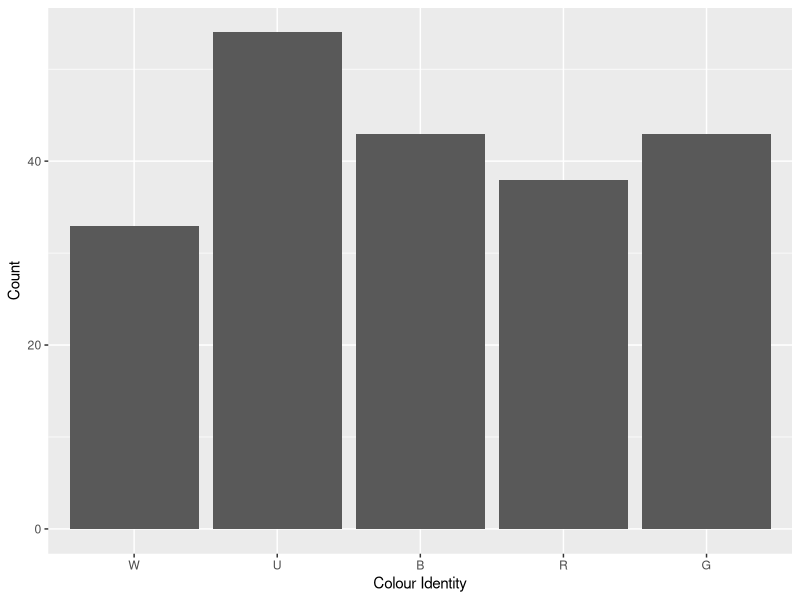
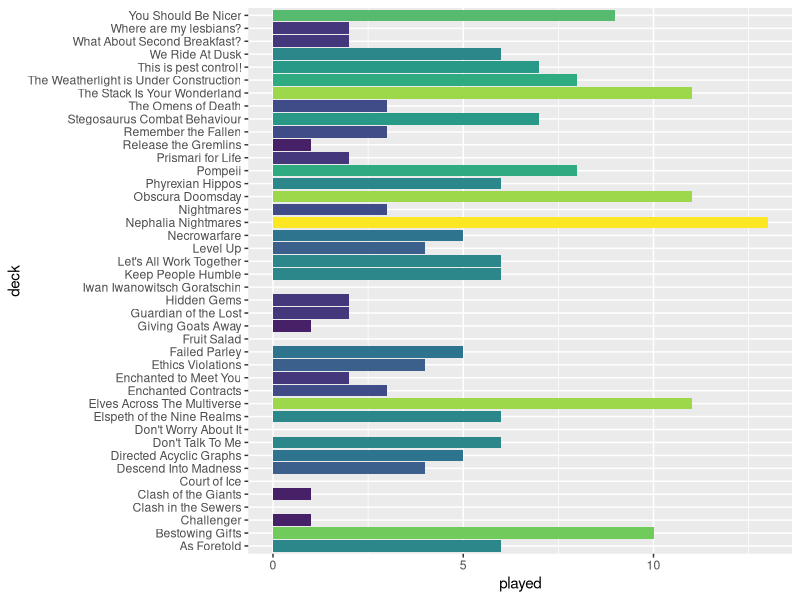
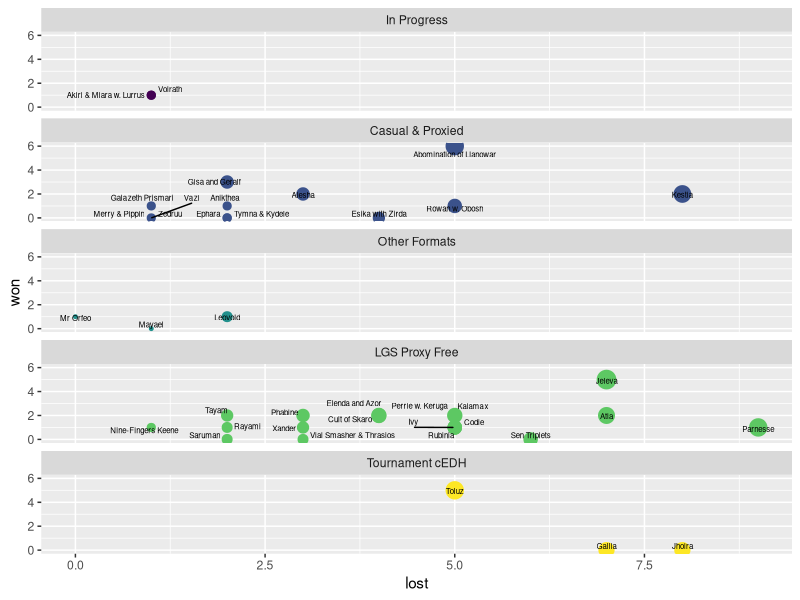
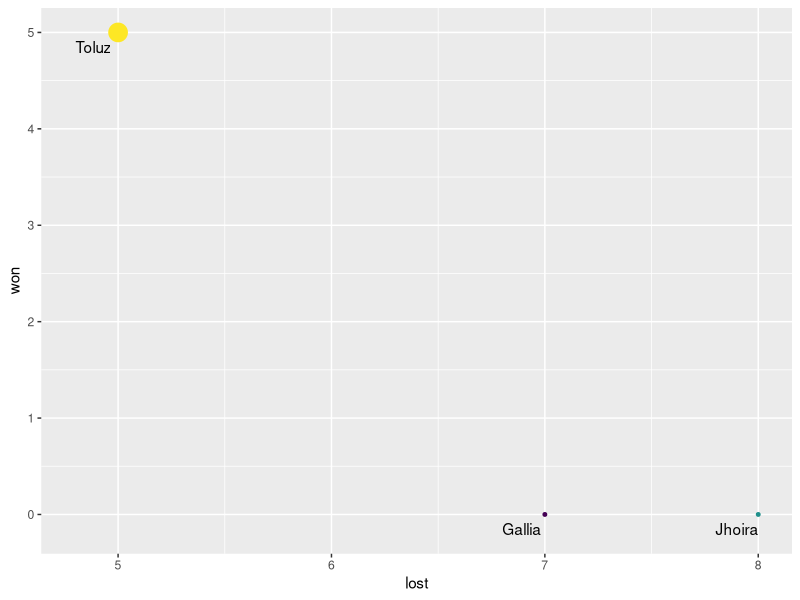
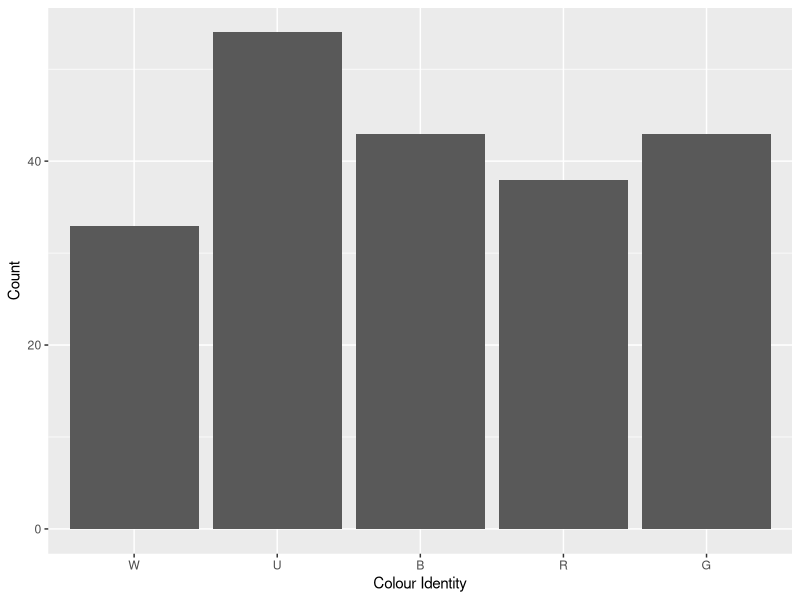
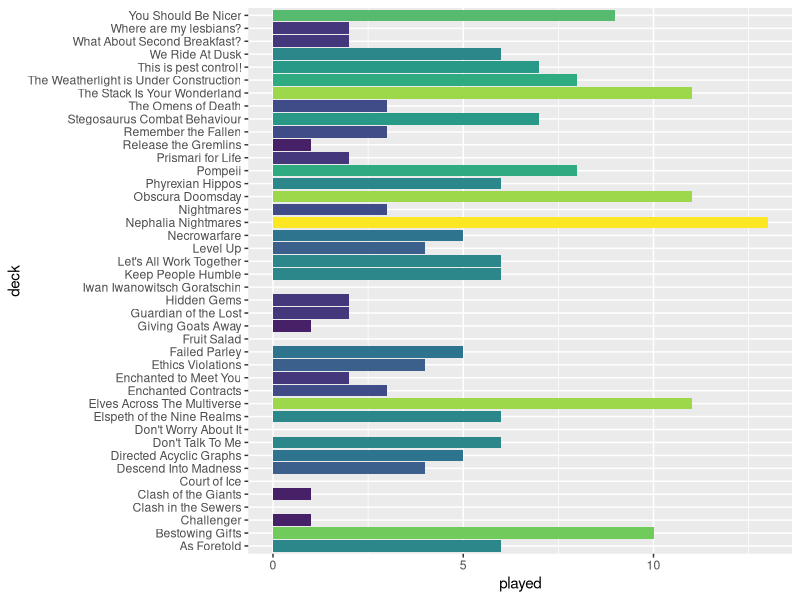
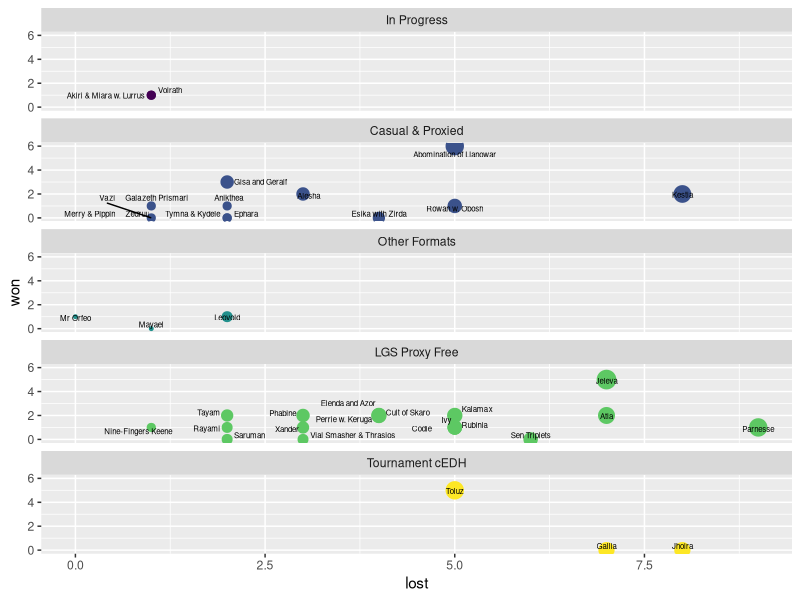
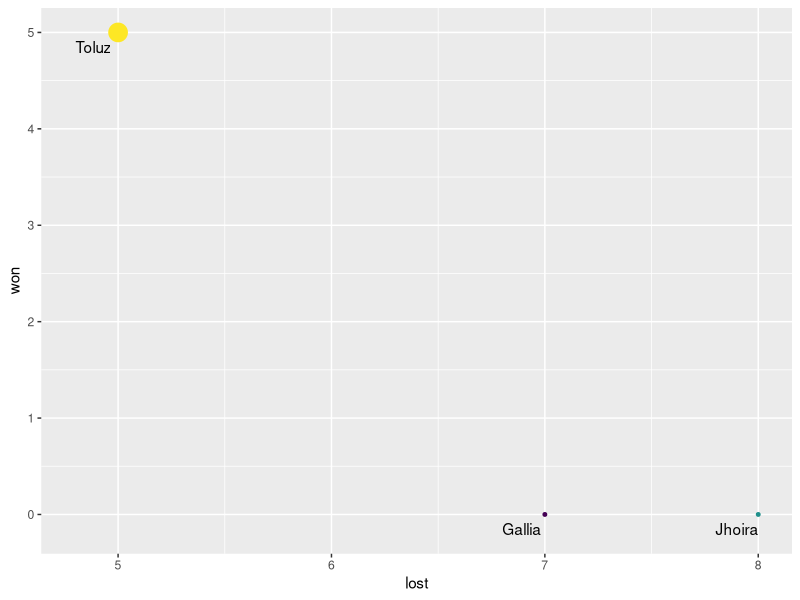

The R source for these figures, in order:
library(forcats)
library(tidyverse)
library(viridis)
library(ggrepel)

# If you don't wan to edit your decks from within R, you can import any table with the same column names. 
decks<-data.frame(structure(list(deck=character(),commander=character(),power=factor(),played=numeric(),won=numeric(),draw=numeric(),lost=numeric(),priority=factor(),W=logical(),U=logical(),B=logical(),R=logical(),G=logical(),artist=character(),plane=character())))
decks<-decks%>%#priority 5: Tournament cEDH
  add_row(deck="Obscura Doomsday",commander="Toluz",power="9",played=11,won=5,draw=1,lost=5,priority="5",W=T,U=T,B=T,R=F,G=F,artist="Donato Giancola",plane='New Capenna')%>%
  add_row(deck="Pompeii",commander="Gallia",power="3",played=8,won=0,draw=1,lost=7,priority="5",W=F,U=F,B=F,R=T,G=T,artist="Johannes Voss",plane='Theros')%>% 
  add_row(deck="The Weatherlight is Under Construction",commander="Jhoira",power="7",played=8,won=0,draw=0,lost=8,priority="5",W=F,U=T,B=F,R=T,G=F,artist="Lisa Heidhoff",plane='Dominaria')%>%# priority 4: LGS proxy free
  add_row(deck="As Foretold",commander="Codie",power="5",played=6,won=1,draw=0,lost=5,priority="4",W=T,U=T,B=T,R=T,G=T,artist="Daniel Ljunggren",plane='Arcavios')%>%
  add_row(deck="Bestowing Gifts",commander="Kestia",power="5",played=10,won=2,draw=0,lost=8,priority="2",W=F,U=T,B=F,R=F,G=T,artist="Zezhou Chen",plane='Theros')%>%

  add_row(deck="Descend Into Madness",commander="Xander",power="5",played=4,won=1,draw=0,lost=3,priority="4",W=F,U=T,B=T,R=T,G=F,artist="Tran Nguyen",plane='New Capenna') %>%
  add_row(deck="Elspeth of the Nine Realms",commander="Rubinia",power="5",played=6,won=1,draw=0,lost=5,priority="4",W=T,U=T,B=F,R=F,G=T,artist="Cynthia Sheppard",plane='Unkown')%>%
  add_row(deck="Ethics Violations",commander="Tayam",power="6",played=4,won=2,draw=0,lost=2,priority="4",W=T,U=F,B=T,R=F,G=T,artist="Sam Burley",plane='Ikoria')%>%
  add_row(deck="Failed Parley",commander="Phabine",power="5",played=5,won=2,draw=0,lost=3,priority="4",W=F,U=T,B=T,R=F,G=T,artist="Ryan Pancoast",plane='New Capenna')%>%
  add_row(deck="Hidden Gems",commander="Tymna & Kydele",power="5",played=2,won=0,draw=0,lost=2,priority="2",W=T,U=T,B=T,R=F,G=T,artist="Winona Nelson,Bastien L. Deharme",plane='Theros,Theros')%>%
  add_row(deck="Keep People Humble",commander="Ivy",power="7",played=6,won=1,draw=0,lost=5,priority="4",W=F,U=T,B=F,R=F,G=T,artist="Evyn Fong",plane='Dominaria') %>% 
  add_row(deck="Let's All Work Together",commander="Sen Triplets",power="6",played=6,won=0,draw=0,lost=6,priority="4",W=T,U=T,B=T,R=F,G=F,artist="Greg Staples",plane='Alara,Alara,Alara')%>%
  add_row(deck="Nephalia Nightmares",commander="Jeleva",power="6",played=13,won=5,draw=1,lost=7,priority="4",W=F,U=T,B=T,R=T,G=F,artist="Cynthia Sheppard",plane='Innistrad')%>% 
  add_row(deck="Nightmares",commander="Vial Smasher & Thrasios",power="5",played=3,won=0,draw=0,lost=3,priority="4",W=F,U=T,B=T,R=T,G=T,artist="Deruchenko Alexander,Josu Hernaiz",plane='Tarkir,Theros')%>%
  add_row(deck="Phyrexian Hippos",commander="Perrie w. Keruga",power="6",played=6,won=2,draw=0,lost=4,priority="4",W=T,U=T,B=F,R=F,G=T,artist="Joshua Raphael,Dan Scott",plane='New Capenna,Ikoria') %>%
  add_row(deck="Remember the Fallen",commander="Rayami",power="6",played=3,won=1,draw=0,lost=2,priority="4",W=F,U=T,B=T,R=F,G=T,artist="Kieran Yanner",plane='Zendikar') %>%
  add_row(deck="Stegosaurus Combat Behaviour",commander="Kalamax",power="2",played=7,won=2,draw=0,lost=5,priority="4",W=F,U=T,B=F,R=T,G=T,artist="Nicholas Gregory",plane='Ikoria') %>%
  add_row(deck="The Omens of Death",commander="Saruman",power="6",played=3,won=0,draw=1,lost=2,priority="4",W=F,U=T,B=T,R=T,G=F,artist="Leonardo Borazio",plane='Middle Earth')%>%
  add_row(deck="The Stack Is Your Wonderland",commander="Parnesse",power="6",played=11,won=1,draw=1,lost=9,priority="4",W=F,U=T,B=T,R=T,G=F,artist="Svetlin Velinov",plane='New Capenna')%>%
  add_row(deck="We Ride At Dusk",commander="Elenda and Azor",power="6",played=6,won=2,draw=0,lost=4,priority="4",W=T,U=T,B=T,R=F,G=F,artist="Randy Vargas,Randy Vargas",plane='Ixalan,Ixalan')%>%
  add_row(deck="What About Second Breakfast?",commander="Merry & Pippin",power="5",played=2,won=0,draw=1,lost=1,priority="2",W=T,U=F,B=T,R=F,G=T,artist="Viko Menezes,Viko Menezes",plane='Middle Earth')%>%
  add_row(deck="Where are my lesbians?",commander="Nine-Fingers Keene",power="5",played=2,won=1,draw=0,lost=1,priority="4",W=F,U=T,B=T,R=F,G=T,artist="Nils Hamm",plane='Forgotten Realms')%>%
  add_row(deck="You Should Be Nicer",commander="Atla",power="6",played=9,won=2,draw=0,lost=7,priority="4",W=T,U=F,B=F,R=T,G=T,artist="Ekaterina Burmak",plane='Ixalan')%>% 
  # priority 3: Other formats
  add_row(deck="Challenger",commander="Mr Orfeo",power="4",played=1,won=1,draw=0,lost=0,priority="3",W=F,U=F,B=T,R=T,G=T,artist="Daarken",plane='New Capenna')%>%
  add_row(deck="Clash in the Sewers",commander="Satoru",power="5",played=0,won=0,draw=0,lost=0,priority="3",W=F,U=T,B=T,R=F,G=F,artist="Yoji Shinkawa",plane='Kamigawa')%>% 
  add_row(deck="Clash of the Giants",commander="Mayael",power="5",played=1,won=0,draw=0,lost=1,priority="3",W=T,U=F,B=F,R=T,G=T,artist="Jason Chan",plane='Alara')%>% 
  add_row(deck="Don't Worry About It",commander="Lukka",power="5",played=0,won=0,draw=0,lost=0,priority="3",W=F,U=F,B=F,R=T,G=T,artist="Chase Stone",plane='Ikoria') %>%
  add_row(deck="Enchanted Contracts",commander="Leovold",power="5",played=3,won=1,draw=0,lost=2,priority="3",W=F,U=T,B=T,R=F,G=T,artist="Magali Villeneuve",plane='Fiora') %>%
  # priority 2: Casual and Proxied 
  add_row(deck="Court of Ice",commander="Ertai",power="5",played=0,won=0,draw=0,lost=0,priority="2",W=T,U=T,B=T,R=F,G=F,artist="Sidharth Chaturvedi",plane='Dominaria')%>% 
  add_row(deck="Directed Acyclic Graphs",commander="Alesha",power="5",played=5,won=2,draw=0,lost=3,priority="2",W=T,U=F,B=T,R=T,G=F,artist="Winona Nelson",plane='Tarkir')%>%  
  add_row(deck="Don't Talk To Me",commander="Rowan w. Obosh",power="5",played=6,won=1,draw=0,lost=5,priority="2",W=F,U=F,B=T,R=T,G=F,artist="Abigail Larson,Denis Medri",plane='Eldraine,Ikoria')%>% 
  add_row(deck="Enchanted to Meet You",commander="Anikthea",power="7",played=2,won=1,draw=0,lost=2,priority="2",W=F,U=F,B=T,R=T,G=F,artist="Magali Villeneuve",plane='Theros')%>% 
  add_row(deck="Elves Across The Multiverse",commander="Abomination of Llanowar",power="7",played=11,won=6,draw=0,lost=5,priority="2",W=F,U=F,B=T,R=F,G=T,artist="Vincent Proce",plane='Dominaria',)%>%  
  add_row(deck="Fruit Salad",commander="Tazri",power="5",played=0,won=0,draw=0,lost=0,priority="2",W=T,U=T,B=F,R=T,G=F,artist="Chris Rahn",plane='Zendikar')%>% 
  add_row(deck="Giving Goats Away",commander="Zedruu",power="5",played=1,won=0,draw=0,lost=1,priority="2",W=T,U=T,B=F,R=T,G=F,artist="Mark Zug",plane='Ikoria')%>%
  add_row(deck="Guardian of the Lost",commander="Ephara",power="5",played=2,won=0,draw=0,lost=2,priority="2",W=T,U=T,B=F,R=F,G=F,artist="Jason A. Engle",plane='Theros')%>%
  add_row(deck="Iwan Iwanowitsch Goratschin",commander="Ruric Thar",power="5",played=0,won=0,draw=0,lost=0,priority="2",W=F,U=F,B=F,R=T,G=T,artist="Alice de Sampaio Kalkuhl (alter)",plane='Ravnica')%>%
  add_row(deck="Level Up",commander="Esika with Zirda",power="5",played=4,won=0,draw=0,lost=4,priority="2",W=T,U=T,B=T,R=T,G=T,artist="Nana Qi,GodMachine",plane='Kaldheim')%>%
  add_row(deck="Necrowarfare",commander="Gisa and Geralf",power="5",played=5,won=3,draw=0,lost=2,priority="2",W=F,U=T,B=T,R=F,G=F,artist="Aaron J. Riley",plane='Innistrad,Innistrad')%>%
  add_row(deck="Prismari for Life",commander="Galazeth Prismari",power="5",played=2,won=1,draw=0,lost=1,priority="2",W=F,U=T,B=F,R=T,G=F,artist="Iain McCaig",plane='Arcavios')%>%
  add_row(deck="Release the Gremlins",commander="Vazi",power="5",played=1,won=0,draw=0,lost=1,priority="2",W=F,U=T,B=F,R=T,G=T,artist="José Parodi",plane='New Capenna') %>%
 #priority 1: unsleeved and unfinished
  add_row(deck="A dangerous girl",commander="Lara Croft",power="5",played=0,won=0,draw=0,lost=0,priority="1",W=F,U=T,B=F,R=T,G=T,artist="Lie Setiawan",plane='Earth')%>% 
  add_row(deck="A glimpse of time",commander="River Song",power="5",played=0,won=0,draw=0,lost=0,priority="1",W=F,U=T,B=F,R=T,G=F,artist="Aurore Folny",plane='Tardis')%>% 
  add_row(deck="A Shrine to Gallifrey",commander="The Fourteenth Doctor & Peri Brown",power="5",played=0,won=0,draw=0,lost=0,priority="1",W=T,U=T,B=F,R=T,G=T,artist="Justyna Dura,Wangjie Li",plane='Tardis,Tardis')%>%   
  add_row(deck="Angel of Mercy",commander="Firja",power="5",played=0,won=0,draw=0,lost=0,priority="1",W=T,U=F,B=T,R=F,G=F,artist="GodMachine",plane='Kaldheim')%>%
  add_row(deck="Artificer's Guild",commander="The Shattergang Brothers",power="5",played=0,won=0,draw=0,lost=0,priority="1",W=F,U=F,B=T,R=T,G=T,artist="Kev Walker",plane='Ravnica,Ravnica,Ravnica')%>%  
  add_row(deck="Be Gay, Do Crimes",commander="Kynaios and Tiro",power="5",played=0,won=0,draw=0,lost=0,priority="1",W=T,U=T,B=F,R=T,G=T,artist="Willian Murai,Willian Murai",plane='Theros, Theros')%>%    
  add_row(deck="Beast Mode",commander="Yenna",power="5",played=0,won=0,draw=0,lost=0,priority="1",W=T,U=T,B=F,R=T,G=T,artist="Justyna Dura",plane="Eldraine")%>%    
  add_row(deck="Big Bad Drone",commander="Henzie",power="5",played=0,won=0,draw=0,lost=0,priority="1",W=F,U=F,B=T,R=T,G=T,artist="Johannes Voss",plane='New Capenna')%>%  
  add_row(deck="By the Grace of Will",commander="Will",power="5",played=0,won=0,draw=0,lost=0,priority="1",W=T,U=T,B=F,R=F,G=F,artist="Matteo Marjoram",plane='Eldraine')%>%  
  add_row(deck="Clueing for Looks",commander="Romana II & The Sixth Doctor",power="5",played=0,won=0,draw=0,lost=0,priority="1",W=T,U=T,B=F,R=F,G=T,artist="Tyukina Tatiana,Mike Uziel",plane='Tardis,Tardis')%>% 
  add_row(deck="Commited & Acquitted",commander="Eruth",power="5",played=0,won=0,draw=0,lost=0,priority="1",W=F,U=T,B=T,R=F,G=F,artist="Paul Jackson",plane='Innistrad')%>% 
  add_row(deck="Collector's Edition",commander="Pharika with Umori",power="5",played=0,won=0,draw=0,lost=0,priority="1",W=F,U=T,B=F,R=F,G=T,artist="Jason A. Engle,Daniel Warren Johnson",plane='Theros,Ikoria')%>% 
  add_row(deck="Consult the Oracle",commander="Volrath",power="6",played=2,won=1,draw=0,lost=1,priority="1",W=F,U=T,B=T,R=F,G=T,artist="",plane='Dominaria')%>% 
  add_row(deck="Defending Fblthp",commander="Fblthp",power="4",played=0,won=0,draw=0,lost=0,priority="1",W=F,U=T,B=F,R=F,G=F,artist="Marija Tiurina",plane='Ravnica')%>%
  add_row(deck="Elves With Stones",commander="Akiri & Miara w. Lurrus",power="6",played=2,won=1,draw=0,lost=1,priority="1",W=T,U=F,B=T,R=T,G=F,artist="David Gaillet,Johannes Voss,Steve Ellis",plane='Zendikar,Lorwyn,Ikoria')%>% 
  add_row(deck="Excavations",commander="Quintorius",power="F",played=0,won=0,draw=0,lost=0,priority="1",W=T,U=F,B=F,R=T,G=F,artist="Bryan Sola",plane='Strixhaven')%>% 
  add_row(deck="Fangorn Composting",commander="Old Man Willow",power="5",played=0,won=0,draw=0,lost=1,priority="1",W=F,U=F,B=T,R=F,G=T,artist="Miklós Ligeti",plane='Middle Earth')%>%
  add_row(deck="Fantastic!",commander="Ninth Doctor & Clara Oswald",power="5",played=0,won=0,draw=0,lost=1,priority="1",W=F,U=T,B=F,R=F,G=T,artist="Colin Boyer,Marta Nael",plane='Tardis,Tardis')%>%
  add_row(deck="Feeling Blue",commander="Owen Grady & Blue",power="5",played=0,won=0,draw=0,lost=1,priority="1",W=F,U=T,B=F,R=F,G=T,artist="Maaz Ali Khan,Jaroslav Kosmina",plane='Jurassic Park')%>%
  add_row(deck="Gender is a Construct",commander="Alharu & Silas",power="5",played=0,won=0,draw=0,lost=0,priority="1",W=T,U=T,B=T,R=F,G=F,artist="Chris Rallis,Joseph Meehan",plane='unkown,Alara')%>%
  add_row(deck="Gorm just wants hugs",commander="Gorm & Virtus",power="5",played=0,won=0,draw=0,lost=0,priority="1",W=F,U=T,B=F,R=F,G=T,artist="Johann Bodin,Johann Bodin",plane='Kylem,Kylem')%>%
  add_row(deck="Hidden Beasts",commander="Henry Wu",power="5",played=0,won=0,draw=0,lost=0,priority="1",W=F,U=T,B=T,R=F,G=T,artist="Justin Cornell",plane='Jurassic Park')%>%
  add_row(deck="It's destiny my love: destiny and chicken!",commander="Khovath & Sylvia",power="5",played=0,won=0,draw=0,lost=0,priority="1",W=T,U=F,B=F,R=T,G=F,artist="Carmen Sinek,Carmen Sinek",plane='Kylem,Kylem')%>%
  add_row(deck="Ixalan Omenpaths",commander="Xavier Sal",power="5",played=0,won=0,draw=0,lost=0,priority="1",W=F,U=T,B=T,R=F,G=T,artist="Ixalan Omenpaths",plane='Ixalan')%>%
  add_row(deck="Myotis nigricans",commander="Aclazotz",power="5",played=0,won=0,draw=0,lost=0,priority="1",W=F,U=F,B=T,R=F,G=F,artist="Steve Prescott",plane='Ixalan')%>%
  add_row(deck="Off to See the Golem",commander="",power="5",played=0,won=0,draw=0,lost=0,priority="1",W=T,U=F,B=F,R=T,G=F,artist="Matt Stewart",plane="Arcavios")%>%
  add_row(deck="Palaeoepidemiology",commander="Ian Malcolm",power="5",played=0,won=0,draw=0,lost=0,priority="1",W=F,U=T,B=T,R=F,G=T,artist="Bartek Fedyczak",plane="Earth")%>%
  add_row(deck="Shadowborn Devotion",commander="Raphael",power="5",played=0,won=0,draw=0,lost=0,priority="1",W=F,U=F,B=T,R=T,G=F,artist="Livia Prima",plane='Forgotten Realms')%>%
  add_row(deck="Spores on the Playground",commander="Slimefoot and Squee",power="5",played=0,won=0,draw=0,lost=0,priority="1",W=F,U=F,B=T,R=T,G=T,artist="Ivan Shavrin,Ivan Shavrin",plane='Dominaria,Dominaria')%>% 
  add_row(deck="Taphonomy",commander="Ellie and Alan",power="5",played=0,won=0,draw=0,lost=0,priority="1",W=T,U=T,B=F,R=F,G=T,artist="Zoltan Boros,Zoltan Boros",plane='Jurassic Park,Jurassic Park')%>% 
  add_row(deck="This is pest control!",commander="Cult of Skaro",power="6",played=7,won=2,draw=1,lost=4,priority="4",W=F,U=T,B=T,R=T,G=F,artist="Alexander Mokhov",plane='Skaro')%>% 
  add_row(deck="Tick, tick, tick, tick, boom!",commander="Sydri",power="5",played=0,won=0,draw=0,lost=0,priority="1",W=T,U=T,B=T,R=F,G=F,artist="Terese Nielsen",plane='Fiora')%>% 
  add_row(deck="Through Time and Space",commander="Susan & The Twelfth Doctor",power="5",played=0,won=0,draw=0,lost=0,priority="1",W=F,U=T,B=T,R=F,G=T,artist="Wangjie Li,Alexander Mokhov",plane='Tardis,Tardis')%>% 
  add_row(deck="Walls With Spikes",commander="Donna Noble & The Fifth Doctor",power="5",played=0,won=0,draw=0,lost=0,priority="1",W=T,U=T,B=F,R=T,G=F,artist="Andrey Kuzinskiy,Jake Murray",plane='Tardis,Tardis')%>%
  add_row(deck="Wanted for Treason",commander="Rex Nebula",power="5",played=0,won=0,draw=0,lost=0,priority="1",W=T,U=F,B=F,R=T,G=F,artist="Alexander Mokhov",plane='Space')%>%
  add_row(deck="Wolf in Sheep's Clothing",commander="Vislor & The Second Doctor",power="5",played=0,won=0,draw=0,lost=0,priority="1",W=T,U=T,B=T,R=F,G=F,artist="Wangjie Li,Bryan Sola",plane='Tardis,Tardis')%>%
  add_row(deck="Yorkshire Puddings",commander="The Thirteenth Doctor & K-9 Mart I",power="5",played=0,won=0,draw=0,lost=0,priority="1",W=F,U=T,B=F,R=F,G=T,artist="Lenka Šimečková,Tyler Walpole",plane='Tardis,Tardis')

# colour distibution
W<-decks%>%filter(W==T)%>%count()%>%pull(n)
U<-decks%>%filter(U==T)%>%count()%>%pull(n)
B<-decks%>%filter(B==T)%>%count()%>%pull(n)
R<-decks%>%filter(R==T)%>%count()%>%pull(n)
G<-decks%>%filter(G==T)%>%count()%>%pull(n)
colour<-c(W,U,B,R,G)
identity<-c("W","U","B","R","G")
colours<-cbind(colour,identity)
colours<-as.data.frame(colours)
colours<-colours%>%mutate(colour=as.numeric(colour))
col<-colours%>%ggplot(aes(x=fct_inorder(identity),colour))+
          geom_bar(stat="identity")+
          xlab("Colour Identity")+
          ylab("Count")
col 
ggsave("col.png")

#deck stats 
games<-decks%>%filter(priority!="1"&!is.na(priority))%>%ggplot(aes(played,deck,fill=played))+
        geom_bar(stat="identity")+
        scale_fill_viridis_c()+
        theme(legend.position="none")
games
ggsave(filename ="played.png",width=3000,height =2255, dpi=300,units="px",device='png')
# powerlevel
decks%>%group_by(power)%>%count()
# playable decks
decks%>%filter(priority>"1")%>%count()


# win stats 
played <- decks %>% filter(played>0) %>% mutate(win=(won+0.5*draw)/played) %>% arrange(-win)
played_results <- ggplot(played, aes(x=lost,y=won,label=commander)) +
  geom_point(aes(size=played,fill=commander,colour=priority))+
  geom_text_repel(aes(label = commander),size=2,vjust = -.5,max.overlaps = 21)+
  scale_colour_viridis_d()+
  theme(legend.position = "none")+
  facet_wrap(~priority,ncol=1,labeller = as_labeller(c("1"="In Progress","2"="Casual & Proxied","3"="Other Formats","4"="LGS Proxy Free","5"="Tournament cEDH")))
played_results
ggsave('results.png')
# cEDH stats 
cEDH <- decks %>% filter(priority=='5') %>% mutate(win=(won+0.5*draw)/played) %>% arrange(-win)
cEDH_results <- ggplot(cEDH, aes(x=lost,y=won,label=commander)) +
                  geom_point(aes(size=played,colour=commander))+
                  geom_text(check_overlap = TRUE,hjust = 0, nudge_x = -0.2,nudge_y = -0.15)+
                  scale_colour_viridis_d()+
                  theme(legend.position = "none")
cEDH_results
ggsave('cEDH_results.png')
buildme<-decks%>%filter(priority=="1")
buildme%>%pull(commander)
# wishlist (This is currently a little behind)


artists<-decks%>%separate_rows(artist,sep=',')%>%group_by(artist)%>%summarise(n=n())%>%arrange(desc(n))
artists
decks%>%dplyr::filter(str_detect(artist,"Johannes Voss"))%>%arrange(commander)%>%pull(commander) 

# filter by colour
decks%>%dplyr::filter(U==T&W==T)%>%pull(commander)

# planes 
planes <- decks %>% separate_rows(plane,sep=',') %>% drop_na() %>% group_by(plane) %>% summarise(n=n()) %>% arrange(-n)
planes
